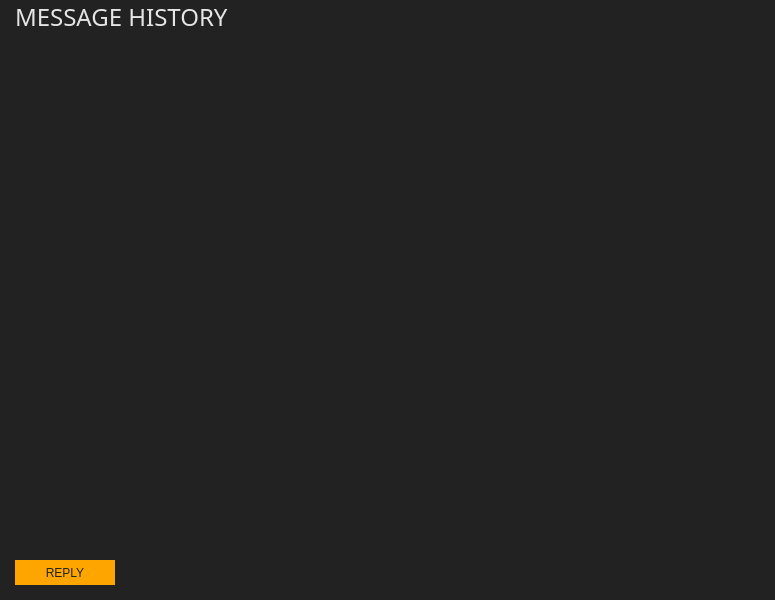
<?xml version="1.0" encoding="UTF-8"?>
<ui version="4.0">
 <class>MessagesFrame</class>
 <widget class="QFrame" name="MessagesFrame">
  <property name="geometry">
   <rect>
    <x>0</x>
    <y>0</y>
    <width>775</width>
    <height>600</height>
   </rect>
  </property>
  <property name="font">
   <font>
    <family>Arial</family>
    <pointsize>9</pointsize>
   </font>
  </property>
  <property name="windowTitle">
   <string>Frame</string>
  </property>
  <property name="styleSheet">
   <string notr="true">background-color: #222; color: #e5e5e5;</string>
  </property>
  <property name="frameShape">
   <enum>QFrame::NoFrame</enum>
  </property>
  <property name="frameShadow">
   <enum>QFrame::Plain</enum>
  </property>
  <property name="lineWidth">
   <number>0</number>
  </property>
  <layout class="QVBoxLayout" name="verticalLayout">
   <property name="leftMargin">
    <number>15</number>
   </property>
   <property name="topMargin">
    <number>0</number>
   </property>
   <property name="rightMargin">
    <number>15</number>
   </property>
   <property name="bottomMargin">
    <number>15</number>
   </property>
   <item>
    <widget class="QLabel" name="label">
     <property name="font">
      <font>
       <family>Oswald</family>
       <pointsize>18</pointsize>
      </font>
     </property>
     <property name="text">
      <string>MESSAGE HISTORY</string>
     </property>
    </widget>
   </item>
   <item>
    <widget class="QTreeView" name="m_messagesView">
     <property name="maximumSize">
      <size>
       <width>780</width>
       <height>550</height>
      </size>
     </property>
     <property name="font">
      <font>
       <family>Arial</family>
       <pointsize>9</pointsize>
      </font>
     </property>
     <property name="styleSheet">
      <string notr="true">QHeaderView::section {
background-color: #555; color: #ffff;
    font: 13px;
    border: 0px solid white;
   height: 30px;

}

QTreeView::item
{
    font: 10px;
    color: #ddd;
    height: 30px;


}

padding: 0px;
</string>
     </property>
     <property name="frameShape">
      <enum>QFrame::NoFrame</enum>
     </property>
     <property name="frameShadow">
      <enum>QFrame::Plain</enum>
     </property>
     <property name="sizeAdjustPolicy">
      <enum>QAbstractScrollArea::AdjustIgnored</enum>
     </property>
     <property name="editTriggers">
      <set>QAbstractItemView::AnyKeyPressed|QAbstractItemView::CurrentChanged|QAbstractItemView::EditKeyPressed|QAbstractItemView::SelectedClicked</set>
     </property>
     <property name="alternatingRowColors">
      <bool>false</bool>
     </property>
     <property name="rootIsDecorated">
      <bool>false</bool>
     </property>
     <property name="uniformRowHeights">
      <bool>true</bool>
     </property>
     <property name="itemsExpandable">
      <bool>false</bool>
     </property>
     <property name="sortingEnabled">
      <bool>false</bool>
     </property>
     <attribute name="headerCascadingSectionResizes">
      <bool>true</bool>
     </attribute>
     <attribute name="headerShowSortIndicator" stdset="0">
      <bool>false</bool>
     </attribute>
    </widget>
   </item>
   <item>
    <spacer name="verticalSpacer">
     <property name="orientation">
      <enum>Qt::Vertical</enum>
     </property>
     <property name="sizeHint" stdset="0">
      <size>
       <width>20</width>
       <height>40</height>
      </size>
     </property>
    </spacer>
   </item>
   <item>
    <layout class="QHBoxLayout" name="horizontalLayout">
     <item>
      <widget class="QPushButton" name="m_replyButton">
       <property name="minimumSize">
        <size>
         <width>100</width>
         <height>25</height>
        </size>
       </property>
       <property name="maximumSize">
        <size>
         <width>16777215</width>
         <height>25</height>
        </size>
       </property>
       <property name="font">
        <font>
         <family>Arial</family>
         <pointsize>9</pointsize>
        </font>
       </property>
       <property name="styleSheet">
        <string notr="true">color: #222; border-radius: 0px; border: 0px solid; background-color: orange;</string>
       </property>
       <property name="text">
        <string>REPLY</string>
       </property>
      </widget>
     </item>
     <item>
      <spacer name="horizontalSpacer_2">
       <property name="orientation">
        <enum>Qt::Horizontal</enum>
       </property>
       <property name="sizeHint" stdset="0">
        <size>
         <width>40</width>
         <height>20</height>
        </size>
       </property>
      </spacer>
     </item>
    </layout>
   </item>
  </layout>
 </widget>
 <resources/>
 <connections>
  <connection>
   <sender>m_messagesView</sender>
   <signal>doubleClicked(QModelIndex)</signal>
   <receiver>MessagesFrame</receiver>
   <slot>messageDoubleClicked(QModelIndex)</slot>
   <hints>
    <hint type="sourcelabel">
     <x>337</x>
     <y>158</y>
    </hint>
    <hint type="destinationlabel">
     <x>337</x>
     <y>179</y>
    </hint>
   </hints>
  </connection>
  <connection>
   <sender>m_replyButton</sender>
   <signal>clicked()</signal>
   <receiver>MessagesFrame</receiver>
   <slot>replyClicked()</slot>
   <hints>
    <hint type="sourcelabel">
     <x>623</x>
     <y>329</y>
    </hint>
    <hint type="destinationlabel">
     <x>337</x>
     <y>179</y>
    </hint>
   </hints>
  </connection>
 </connections>
 <slots>
  <slot>messageDoubleClicked(QModelIndex)</slot>
  <slot>replyClicked()</slot>
 </slots>
</ui>
